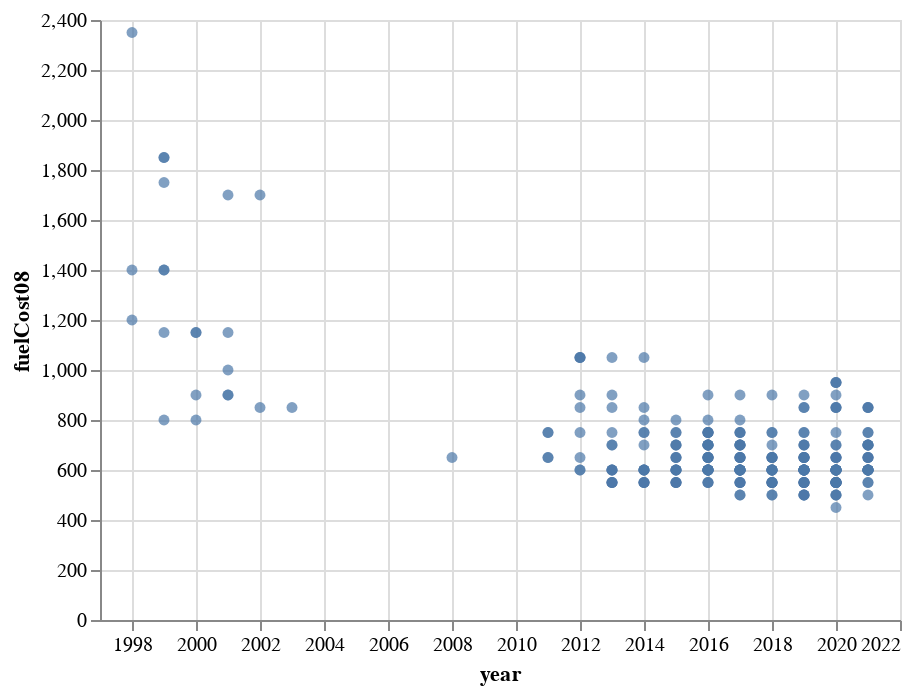

Notebook source saved alongside this figure:
### Markdown cell above
## Annual Fuel Cost vs. Model Year

### Code cell
alt.Chart(elec_df).mark_point(filled=True).encode(
    x = alt.X('year', axis=alt.Axis(format='') , scale = alt.Scale(domain=(1997,2022))),
    y = alt.Y('fuelCost08'),
    tooltip = ['make', 'model', 'year', 'fuelCost08', 'range', 'charge240']
).interactive()

### Figure 1 — Vega-Lite specification as saved in the notebook (floating-point values rounded to 4 significant figures; data arrays with more than 128 entries replaced by an {"elided": "..."} marker saying what was removed)
{"config": {"view": {"continuousWidth": 400, "continuousHeight": 300}}, "data": {"name": "data-ee19103669e2148e8cdb42fd6c133a75"}, "mark": {"type": "point", "filled": true}, "encoding": {"tooltip": [{"type": "nominal", "field": "make"}, {"type": "nominal", "field": "model"}, {"type": "quantitative", "field": "year"}, {"type": "quantitative", "field": "fuelCost08"}, {"type": "quantitative", "field": "range"}, {"type": "quantitative", "field": "charge240"}], "x": {"type": "quantitative", "axis": {"format": ""}, "field": "year", "scale": {"domain": [1997, 2022]}}, "y": {"type": "quantitative", "field": "fuelCost08"}}, "selection": {"selector002": {"type": "interval", "bind": "scales", "encodings": ["x", "y"]}}, "$schema": "https://vega.github.io/schema/vega-lite/v4.8.1.json", "datasets": {"data-ee19103669e2148e8cdb42fd6c133a75": {"elided": "267 records"}}}
